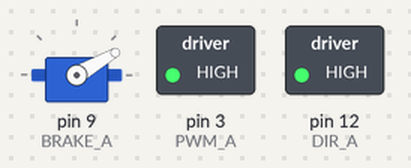
Bench run of a sketch on a simulated Arduino Uno, built with avr-gcc and run on an emulated ATmega328P. Shown: servo, switched loads named in the sketch (green lamp = pin HIGH). What the sketch prints to the serial monitor is not drawn. At 7.0 s the program stops and its outputs stay as they are.

Above: at 0.1 s.
At 5.1 s:
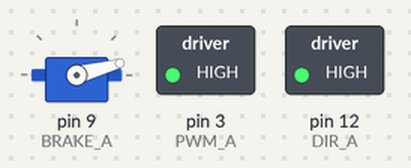
At 6.1 s:
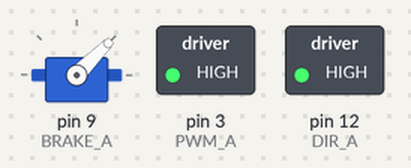
At 7.1 s:
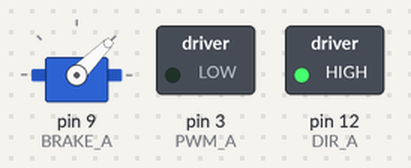
Timing chart, 0 to 8.5 s (numbered marks = the images above):
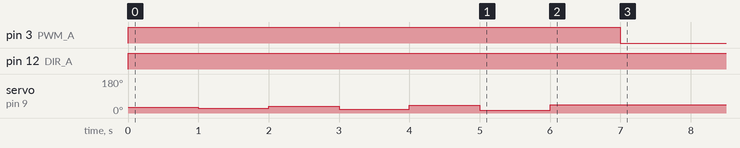

The sketch:

_002.ino
```cpp
#include <Servo.h>

Servo myservo;  // create servo object to control a servo
// twelve servo objects can be created on most boards


const int
PWM_A   = 3,
DIR_A   = 12,
BRAKE_A = 9,
SNS_A   = A0;


void setup() {
  // Configure the A output
  pinMode(BRAKE_A, OUTPUT);  // Brake pin on channel A
  pinMode(DIR_A, OUTPUT);    // Direction pin on channel A

  // Open Serial communication
  Serial.begin(9600);
  Serial.println("Motor shield DC motor Test:\n");

  myservo.attach(9);  // attaches the servo on pin 9 to the servo object
  Serial.begin(9600);

}

int x=30;
int dir=1;

void loop() {

        myservo.write(x);

        digitalWrite(BRAKE_A, LOW);  // setting brake LOW disable motor brake
        digitalWrite(DIR_A, HIGH);   // setting direction to HIGH the motor will spin forward

        analogWrite(PWM_A, 255);     // Set the speed of the motor, 255 is the maximum value
        delay(1000);

        myservo.write(x-5);
        delay(1000);

        myservo.write(x+5);
        delay(1000);

        myservo.write(x-10);
        delay(1000);

        myservo.write(x+10);
        delay(1000);

        myservo.write(x-15);
        delay(1000);

        myservo.write(x+15);
        delay(1000);


        analogWrite(PWM_A, 0);

        while(1);

}
```

Measured:
- by itself, pin 3 (PWM_A): LOW → HIGH at 0.00 s, → LOW 7.0 s later
- by itself, pin 12 (DIR_A): LOW → HIGH at 0.00 s
- by itself, servo on pin 9 (BRAKE_A): 30° → 25° at 1.0 s, → 35° 1.0 s later, → 20° 1.0 s later, → 40° 1.0 s later, … (6 changes in this stretch)
